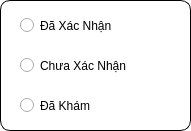
     <widget class="QGroupBox" name="groupBoxTinhTrang">
      <property name="geometry">
       <rect>
        <x>460</x>
        <y>430</y>
        <width>191</width>
        <height>131</height>
       </rect>
      </property>
      <property name="maximumSize">
       <size>
        <width>410</width>
        <height>150</height>
       </size>
      </property>
      <property name="font">
       <font>
        <family>Sitka Display</family>
        <pointsize>16</pointsize>
        <weight>9</weight>
        <italic>false</italic>
        <bold>false</bold>
       </font>
      </property>
      <property name="styleSheet">
       <string notr="true">background-color: rgb(255, 255, 255);
color: rgb(0, 0, 0);
font: 75 16pt &quot;Sitka Display&quot;;
border-radius:10px;
border: 0.5px solid black;</string>
      </property>
      <property name="title">
       <string/>
      </property>
      <property name="alignment">
       <set>Qt::AlignCenter</set>
      </property>
      <widget class="QRadioButton" name="radioButtonDaXacNhan">
       <property name="geometry">
        <rect>
         <x>20</x>
         <y>10</y>
         <width>151</width>
         <height>31</height>
        </rect>
       </property>
       <property name="styleSheet">
        <string notr="true">font: 13pt &quot;MS Shell Dlg 2&quot;;
color: rgb(0, 0, 0);
border-radius:0px;
border: 0px;</string>
       </property>
       <property name="text">
        <string>Đã Xác Nhận</string>
       </property>
      </widget>
      <widget class="QRadioButton" name="radioButtonChuaXacNhan">
       <property name="geometry">
        <rect>
         <x>20</x>
         <y>50</y>
         <width>161</width>
         <height>31</height>
        </rect>
       </property>
       <property name="styleSheet">
        <string notr="true">font: 13pt &quot;MS Shell Dlg 2&quot;;
color: rgb(0, 0, 0);
border-radius:0px;
border: 0px;
</string>
       </property>
       <property name="text">
        <string>Chưa Xác Nhận</string>
       </property>
      </widget>
      <widget class="QRadioButton" name="radioButtonDaKham">
       <property name="geometry">
        <rect>
         <x>20</x>
         <y>90</y>
         <width>161</width>
         <height>31</height>
        </rect>
       </property>
       <property name="styleSheet">
        <string notr="true">font: 13pt &quot;MS Shell Dlg 2&quot;;
color: rgb(0, 0, 0);
border-radius:0px;
border: 0px;</string>
       </property>
       <property name="text">
        <string>Đã Khám</string>
       </property>
      </widget>
     </widget>
